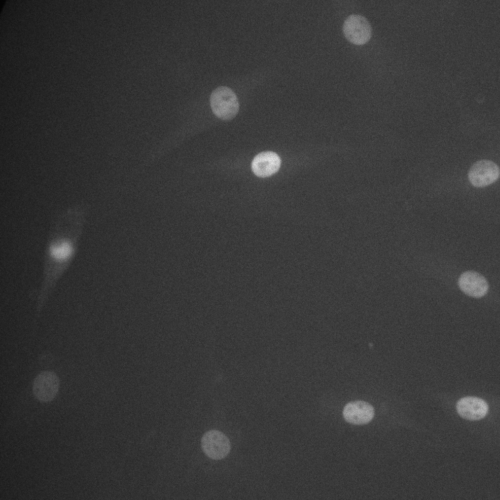
#> input picture original_image.png, 500 x 500 px
$ jupyter execute Final_Project.ipynb
#> lines starting #> are read from the running program, lines starting #| are printed output that depends on the picture
[cell 1]
# I acknowledge the use of ChatGPT to assist with writing this program.

# Step 1: Import required libraries
import cv2
import numpy as np
import matplotlib.pyplot as plt
from scipy.stats import ks_2samp

# Step 2: Read the 500x500 grayscale PNG image
input_path = "original_image.png"  # Make sure your image is in the same folder or adjust the path
image = cv2.imread(input_path, cv2.IMREAD_GRAYSCALE)  # Read grayscale image
#> image is the input picture: shape (500, 500); min 3, max 223, mean 56.8

if image is None:
    raise FileNotFoundError("Image not found at {}".format(input_path))
elif image.shape != (500, 500):
    raise ValueError("Image size is {}, expected (500, 500)".format(image.shape))

# Step 3: Apply Gaussian blur to produce the blurred version of the original image
blurred = cv2.GaussianBlur(image, (5, 5), 0)

# Step 4: Compute grayscale histograms
hist_original = cv2.calcHist([image], [0], None, [256], [0, 256]).flatten()
#> hist_original = 256 values, max 16309 at index 60, min 0 at index 0, mean 976.6
hist_blur = cv2.calcHist([blurred], [0], None, [256], [0, 256]).flatten()
#> hist_blur = 256 values, max 20935 at index 60, min 0 at index 0, mean 976.6

# Step 5: Plot both histograms as bar-style histograms
plt.figure(figsize=(10, 5))
plt.hist(np.arange(256), bins=256, weights=hist_original, color='red', alpha=0.5, label='Original')
plt.hist(np.arange(256), bins=256, weights=hist_blur, color='blue', alpha=0.5, label='Blurred')
plt.title("Grayscale Histogram Comparison")
plt.xlabel("Pixel Intensity")
plt.ylabel("Frequency")
plt.legend()
plt.grid(True)
plt.tight_layout()
plt.show()
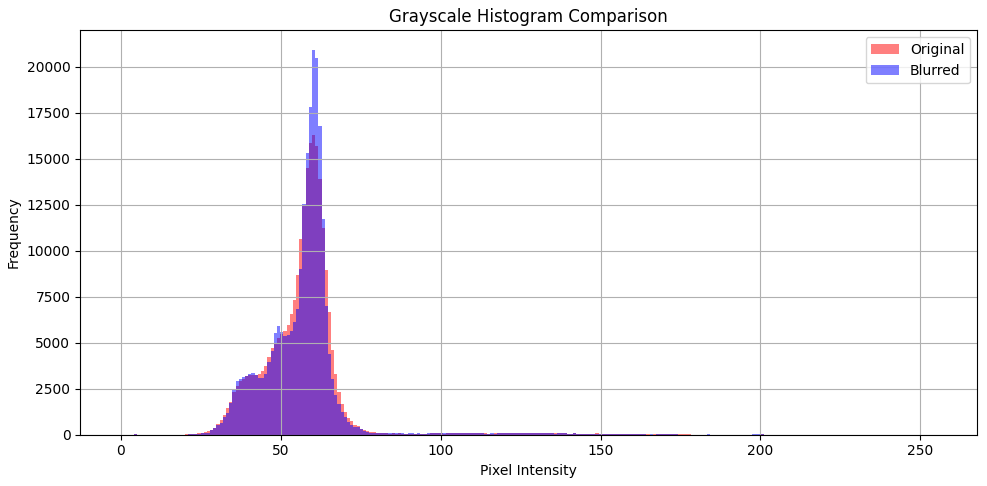
#> figure drawn by matplotlib, 1 panel; tallest bar 16309 high, from x = 59.77 to 60.76; tallest bar 20935 high, from x = 59.77 to 60.76

# Step 6: Use Kolmogorov-Smirnov test to compare two distributions
statistic, p_value = ks_2samp(hist_original, hist_blur)
#> statistic = 0.0273; p_value = 1

# Print out results
print("Kolmogorov-Smirnov Test Results:")
print("Statistic: {:.4f}".format(statistic))
#| Statistic: 0.0273
print("P-value: {:.4e}".format(p_value))
#| P-value: 9.9998e-01

if p_value < 0.05:
    print("Result: The grayscale histograms are significantly different (p < 0.05).")
else:
    print("Result: No significant difference between grayscale histograms of the original image and its blurred version (p ≥ 0.05).")

# Step 7: Save the blurred image
blurred_path = "blurred_image.png"
cv2.imwrite(blurred_path, blurred)
print("Blurred image saved to: {}".format(blurred_path))

# Step 8: Save a downscaled 250x250 version of the blurred image
resized_blurred = cv2.resize(blurred, (250, 250), interpolation=cv2.INTER_AREA)
resized_path = "blurred_image_250x250.png"
cv2.imwrite(resized_path, resized_blurred)
print("Downscaled image saved to: {}".format(resized_path))
